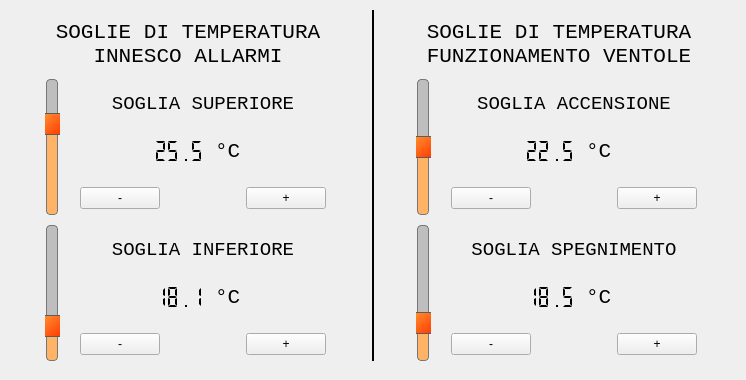
    <widget class="QWidget" name="tab_1">
     <attribute name="title">
      <string>TEMPERATURA</string>
     </attribute>
     <widget class="QWidget" name="horizontalLayoutWidget">
      <property name="geometry">
       <rect>
        <x>10</x>
        <y>0</y>
        <width>727</width>
        <height>371</height>
       </rect>
      </property>
      <layout class="QHBoxLayout" name="horizontalLayout">
       <property name="leftMargin">
        <number>10</number>
       </property>
       <property name="topMargin">
        <number>10</number>
       </property>
       <property name="rightMargin">
        <number>10</number>
       </property>
       <property name="bottomMargin">
        <number>10</number>
       </property>
       <item>
        <spacer name="horizontalSpacer_3">
         <property name="orientation">
          <enum>Qt::Horizontal</enum>
         </property>
         <property name="sizeType">
          <enum>QSizePolicy::Fixed</enum>
         </property>
         <property name="sizeHint" stdset="0">
          <size>
           <width>20</width>
           <height>20</height>
          </size>
         </property>
        </spacer>
       </item>
       <item>
        <layout class="QVBoxLayout" name="verticalLayout_2">
         <property name="spacing">
          <number>10</number>
         </property>
         <property name="topMargin">
          <number>10</number>
         </property>
         <item>
          <widget class="QLabel" name="label_4">
           <property name="sizePolicy">
            <sizepolicy hsizetype="Preferred" vsizetype="Fixed">
             <horstretch>0</horstretch>
             <verstretch>0</verstretch>
            </sizepolicy>
           </property>
           <property name="minimumSize">
            <size>
             <width>150</width>
             <height>40</height>
            </size>
           </property>
           <property name="font">
            <font>
             <family>Courier New</family>
             <pointsize>16</pointsize>
            </font>
           </property>
           <property name="text">
            <string>SOGLIE DI TEMPERATURA INNESCO ALLARMI</string>
           </property>
           <property name="alignment">
            <set>Qt::AlignBottom|Qt::AlignHCenter</set>
           </property>
           <property name="wordWrap">
            <bool>true</bool>
           </property>
          </widget>
         </item>
         <item>
          <layout class="QHBoxLayout" name="horizontalLayout_4">
           <property name="leftMargin">
            <number>5</number>
           </property>
           <property name="topMargin">
            <number>0</number>
           </property>
           <item>
            <widget class="QSlider" name="sli_temp_sup">
             <property name="styleSheet">
              <string notr="true">QSlider::groove {
border: 0px solid #999999;
width: 26px;
margin:0px -7px 0px -7px;
}

QSlider::handle {
    background: qlineargradient(x1:0, y1:0, x2:1, y2:1, stop:0 #ff9933, stop:1 #ff3300);
    border: 1px solid #5c5c5c;
	border-radius: 5px;
	height: 20px;
	width: 30px;
	/*margin-top: -2px;
	margin-bottom: -2px;*/
	border-radius: 4px;
}

QSlider::add-page {
background: #ffb366;
border: 1px solid #777;
border-radius: 4px;
}

QSlider::sub-page {
background: #bebebe;
border: 1px solid #777;
border-radius: 4px;
}</string>
             </property>
             <property name="minimum">
              <number>150</number>
             </property>
             <property name="maximum">
              <number>300</number>
             </property>
             <property name="value">
              <number>255</number>
             </property>
             <property name="sliderPosition">
              <number>255</number>
             </property>
             <property name="orientation">
              <enum>Qt::Vertical</enum>
             </property>
            </widget>
           </item>
           <item>
            <layout class="QVBoxLayout" name="verticalLayout_4">
             <property name="leftMargin">
              <number>10</number>
             </property>
             <property name="rightMargin">
              <number>10</number>
             </property>
             <item>
              <widget class="QLabel" name="label_6">
               <property name="sizePolicy">
                <sizepolicy hsizetype="Preferred" vsizetype="Fixed">
                 <horstretch>0</horstretch>
                 <verstretch>0</verstretch>
                </sizepolicy>
               </property>
               <property name="minimumSize">
                <size>
                 <width>150</width>
                 <height>30</height>
                </size>
               </property>
               <property name="maximumSize">
                <size>
                 <width>16777215</width>
                 <height>30</height>
                </size>
               </property>
               <property name="font">
                <font>
                 <family>Courier New</family>
                 <pointsize>14</pointsize>
                </font>
               </property>
               <property name="text">
                <string>SOGLIA SUPERIORE</string>
               </property>
               <property name="alignment">
                <set>Qt::AlignBottom|Qt::AlignHCenter</set>
               </property>
              </widget>
             </item>
             <item>
              <layout class="QHBoxLayout" name="horizontalLayout_12">
               <item>
                <spacer name="horizontalSpacer_12">
                 <property name="orientation">
                  <enum>Qt::Horizontal</enum>
                 </property>
                 <property name="sizeHint" stdset="0">
                  <size>
                   <width>40</width>
                   <height>20</height>
                  </size>
                 </property>
                </spacer>
               </item>
               <item>
                <widget class="QLCDNumber" name="lcd_temp_sup">
                 <property name="font">
                  <font>
                   <pointsize>18</pointsize>
                  </font>
                 </property>
                 <property name="layoutDirection">
                  <enum>Qt::RightToLeft</enum>
                 </property>
                 <property name="lineWidth">
                  <number>0</number>
                 </property>
                 <property name="segmentStyle">
                  <enum>QLCDNumber::Flat</enum>
                 </property>
                 <property name="value" stdset="0">
                  <double>25.500000000000000</double>
                 </property>
                </widget>
               </item>
               <item>
                <widget class="QLabel" name="label_12">
                 <property name="sizePolicy">
                  <sizepolicy hsizetype="Fixed" vsizetype="Fixed">
                   <horstretch>0</horstretch>
                   <verstretch>0</verstretch>
                  </sizepolicy>
                 </property>
                 <property name="minimumSize">
                  <size>
                   <width>50</width>
                   <height>40</height>
                  </size>
                 </property>
                 <property name="font">
                  <font>
                   <family>Courier New</family>
                   <pointsize>16</pointsize>
                  </font>
                 </property>
                 <property name="text">
                  <string>°C</string>
                 </property>
                 <property name="alignment">
                  <set>Qt::AlignLeading|Qt::AlignLeft|Qt::AlignVCenter</set>
                 </property>
                </widget>
               </item>
               <item>
                <spacer name="horizontalSpacer_13">
                 <property name="orientation">
                  <enum>Qt::Horizontal</enum>
                 </property>
                 <property name="sizeHint" stdset="0">
                  <size>
                   <width>40</width>
                   <height>20</height>
                  </size>
                 </property>
                </spacer>
               </item>
              </layout>
             </item>
             <item>
              <layout class="QHBoxLayout" name="horizontalLayout_6">
               <item>
                <widget class="QPushButton" name="btn_temp_sup_min">
                 <property name="text">
                  <string>-</string>
                 </property>
                </widget>
               </item>
               <item>
                <spacer name="horizontalSpacer_2">
                 <property name="orientation">
                  <enum>Qt::Horizontal</enum>
                 </property>
                 <property name="sizeHint" stdset="0">
                  <size>
                   <width>40</width>
                   <height>20</height>
                  </size>
                 </property>
                </spacer>
               </item>
               <item>
                <widget class="QPushButton" name="btn_temp_sup_max">
                 <property name="text">
                  <string>+</string>
                 </property>
                </widget>
               </item>
              </layout>
             </item>
            </layout>
           </item>
          </layout>
         </item>
         <item>
          <layout class="QHBoxLayout" name="horizontalLayout_2">
           <property name="leftMargin">
            <number>5</number>
           </property>
           <item>
            <widget class="QSlider" name="sli_temp_inf">
             <property name="maximumSize">
              <size>
               <width>16777215</width>
               <height>150</height>
              </size>
             </property>
             <property name="styleSheet">
              <string notr="true">QSlider::groove {
border: 0px solid #999999;
width: 26px;
margin:0px -7px 0px -7px;
}

QSlider::handle {
    background: qlineargradient(x1:0, y1:0, x2:1, y2:1, stop:0 #ff9933, stop:1 #ff3300);
    border: 1px solid #5c5c5c;
	border-radius: 5px;
	height: 20px;
	width: 30px;
	/*margin-top: -2px;
	margin-bottom: -2px;*/
	border-radius: 4px;
}

QSlider::add-page {
background: #ffb366;
border: 1px solid #777;
border-radius: 4px;
}

QSlider::sub-page {
background: #bebebe;
border: 1px solid #777;
border-radius: 4px;
}</string>
             </property>
             <property name="minimum">
              <number>150</number>
             </property>
             <property name="maximum">
              <number>300</number>
             </property>
             <property name="value">
              <number>181</number>
             </property>
             <property name="orientation">
              <enum>Qt::Vertical</enum>
             </property>
            </widget>
           </item>
           <item>
            <layout class="QVBoxLayout" name="verticalLayout_5">
             <property name="leftMargin">
              <number>10</number>
             </property>
             <property name="rightMargin">
              <number>10</number>
             </property>
             <item>
              <widget class="QLabel" name="label_7">
               <property name="sizePolicy">
                <sizepolicy hsizetype="Preferred" vsizetype="Fixed">
                 <horstretch>0</horstretch>
                 <verstretch>0</verstretch>
                </sizepolicy>
               </property>
               <property name="minimumSize">
                <size>
                 <width>150</width>
                 <height>30</height>
                </size>
               </property>
               <property name="maximumSize">
                <size>
                 <width>16777215</width>
                 <height>30</height>
                </size>
               </property>
               <property name="font">
                <font>
                 <family>Courier New</family>
                 <pointsize>14</pointsize>
                </font>
               </property>
               <property name="text">
                <string>SOGLIA INFERIORE</string>
               </property>
               <property name="alignment">
                <set>Qt::AlignBottom|Qt::AlignHCenter</set>
               </property>
              </widget>
             </item>
             <item>
              <layout class="QHBoxLayout" name="horizontalLayout_13">
               <item>
                <spacer name="horizontalSpacer_14">
                 <property name="orientation">
                  <enum>Qt::Horizontal</enum>
                 </property>
                 <property name="sizeHint" stdset="0">
                  <size>
                   <width>40</width>
                   <height>20</height>
                  </size>
                 </property>
                </spacer>
               </item>
               <item>
                <widget class="QLCDNumber" name="lcd_temp_inf">
                 <property name="font">
                  <font>
                   <pointsize>18</pointsize>
                  </font>
                 </property>
                 <property name="layoutDirection">
                  <enum>Qt::RightToLeft</enum>
                 </property>
                 <property name="lineWidth">
                  <number>0</number>
                 </property>
                 <property name="segmentStyle">
                  <enum>QLCDNumber::Flat</enum>
                 </property>
                 <property name="value" stdset="0">
                  <double>18.100000000000001</double>
                 </property>
                </widget>
               </item>
               <item>
                <widget class="QLabel" name="label_13">
                 <property name="sizePolicy">
                  <sizepolicy hsizetype="Fixed" vsizetype="Fixed">
                   <horstretch>0</horstretch>
                   <verstretch>0</verstretch>
                  </sizepolicy>
                 </property>
                 <property name="minimumSize">
                  <size>
                   <width>50</width>
                   <height>40</height>
                  </size>
                 </property>
                 <property name="font">
                  <font>
                   <family>Courier New</family>
                   <pointsize>16</pointsize>
                  </font>
                 </property>
                 <property name="text">
                  <string>°C</string>
                 </property>
                 <property name="alignment">
                  <set>Qt::AlignLeading|Qt::AlignLeft|Qt::AlignVCenter</set>
                 </property>
                </widget>
               </item>
               <item>
                <spacer name="horizontalSpacer_15">
                 <property name="orientation">
                  <enum>Qt::Horizontal</enum>
                 </property>
                 <property name="sizeHint" stdset="0">
                  <size>
                   <width>40</width>
                   <height>20</height>
                  </size>
                 </property>
                </spacer>
               </item>
              </layout>
             </item>
             <item>
              <layout class="QHBoxLayout" name="horizontalLayout_7">
               <property name="leftMargin">
                <number>0</number>
               </property>
               <property name="rightMargin">
                <number>0</number>
               </property>
               <item>
                <widget class="QPushButton" name="btn_temp_inf_min">
                 <property name="text">
                  <string>-</string>
                 </property>
                </widget>
               </item>
               <item>
                <spacer name="horizontalSpacer_5">
                 <property name="orientation">
                  <enum>Qt::Horizontal</enum>
                 </property>
                 <property name="sizeHint" stdset="0">
                  <size>
                   <width>40</width>
                   <height>20</height>
                  </size>
                 </property>
                </spacer>
               </item>
               <item>
                <widget class="QPushButton" name="btn_temp_inf_max">
                 <property name="text">
                  <string>+</string>
                 </property>
                </widget>
               </item>
              </layout>
             </item>
            </layout>
           </item>
          </layout>
         </item>
        </layout>
       </item>
       <item>
        <spacer name="horizontalSpacer">
         <property name="orientation">
          <enum>Qt::Horizontal</enum>
         </property>
         <property name="sizeType">
          <enum>QSizePolicy::Fixed</enum>
         </property>
         <property name="sizeHint" stdset="0">
          <size>
           <width>30</width>
           <height>20</height>
          </size>
         </property>
        </spacer>
       </item>
       <item>
        <widget class="Line" name="line">
         <property name="frameShadow">
          <enum>QFrame::Plain</enum>
         </property>
         <property name="lineWidth">
          <number>2</number>
         </property>
         <property name="orientation">
          <enum>Qt::Vertical</enum>
         </property>
        </widget>
       </item>
       <item>
        <spacer name="horizontalSpacer_16">
         <property name="orientation">
          <enum>Qt::Horizontal</enum>
         </property>
         <property name="sizeType">
          <enum>QSizePolicy::Fixed</enum>
         </property>
         <property name="sizeHint" stdset="0">
          <size>
           <width>30</width>
           <height>20</height>
          </size>
         </property>
        </spacer>
       </item>
       <item>
        <layout class="QVBoxLayout" name="verticalLayout">
         <property name="spacing">
          <number>10</number>
         </property>
         <property name="topMargin">
          <number>10</number>
         </property>
         <item>
          <widget class="QLabel" name="label_5">
           <property name="sizePolicy">
            <sizepolicy hsizetype="Preferred" vsizetype="Fixed">
             <horstretch>0</horstretch>
             <verstretch>0</verstretch>
            </sizepolicy>
           </property>
           <property name="minimumSize">
            <size>
             <width>150</width>
             <height>40</height>
            </size>
           </property>
           <property name="font">
            <font>
             <family>Courier New</family>
             <pointsize>16</pointsize>
            </font>
           </property>
           <property name="text">
            <string>SOGLIE DI TEMPERATURA FUNZIONAMENTO VENTOLE</string>
           </property>
           <property name="alignment">
            <set>Qt::AlignBottom|Qt::AlignHCenter</set>
           </property>
           <property name="wordWrap">
            <bool>true</bool>
           </property>
          </widget>
         </item>
         <item>
          <layout class="QHBoxLayout" name="horizontalLayout_3">
           <property name="leftMargin">
            <number>5</number>
           </property>
           <property name="topMargin">
            <number>0</number>
           </property>
           <item>
            <widget class="QSlider" name="sli_fan_sup">
             <property name="styleSheet">
              <string notr="true">QSlider::groove {
border: 0px solid #999999;
width: 26px;
margin:0px -7px 0px -7px;
}

QSlider::handle {
    background: qlineargradient(x1:0, y1:0, x2:1, y2:1, stop:0 #ff9933, stop:1 #ff3300);
    border: 1px solid #5c5c5c;
	border-radius: 5px;
	height: 20px;
	width: 30px;
	/*margin-top: -2px;
	margin-bottom: -2px;*/
	border-radius: 4px;
}

QSlider::add-page {
background: #ffb366;
border: 1px solid #777;
border-radius: 4px;
}

QSlider::sub-page {
background: #bebebe;
border: 1px solid #777;
border-radius: 4px;
}</string>
             </property>
             <property name="minimum">
              <number>150</number>
             </property>
             <property name="maximum">
              <number>300</number>
             </property>
             <property name="value">
              <number>225</number>
             </property>
             <property name="orientation">
              <enum>Qt::Vertical</enum>
             </property>
            </widget>
           </item>
           <item>
            <layout class="QVBoxLayout" name="verticalLayout_6">
             <property name="leftMargin">
              <number>10</number>
             </property>
             <property name="rightMargin">
              <number>10</number>
             </property>
             <item>
              <widget class="QLabel" name="label_8">
               <property name="sizePolicy">
                <sizepolicy hsizetype="Preferred" vsizetype="Fixed">
                 <horstretch>0</horstretch>
                 <verstretch>0</verstretch>
                </sizepolicy>
               </property>
               <property name="minimumSize">
                <size>
                 <width>150</width>
                 <height>30</height>
                </size>
               </property>
               <property name="maximumSize">
                <size>
                 <width>16777215</width>
                 <height>30</height>
                </size>
               </property>
               <property name="font">
                <font>
                 <family>Courier New</family>
                 <pointsize>14</pointsize>
                </font>
               </property>
               <property name="text">
                <string>SOGLIA ACCENSIONE</string>
               </property>
               <property name="alignment">
                <set>Qt::AlignBottom|Qt::AlignHCenter</set>
               </property>
              </widget>
             </item>
             <item>
              <layout class="QHBoxLayout" name="horizontalLayout_11">
               <item>
                <spacer name="horizontalSpacer_10">
                 <property name="orientation">
                  <enum>Qt::Horizontal</enum>
                 </property>
                 <property name="sizeHint" stdset="0">
                  <size>
                   <width>40</width>
                   <height>20</height>
                  </size>
                 </property>
                </spacer>
               </item>
               <item>
                <widget class="QLCDNumber" name="lcd_fan_sup">
                 <property name="font">
                  <font>
                   <pointsize>18</pointsize>
                  </font>
                 </property>
                 <property name="layoutDirection">
                  <enum>Qt::RightToLeft</enum>
                 </property>
                 <property name="lineWidth">
                  <number>0</number>
                 </property>
                 <property name="segmentStyle">
                  <enum>QLCDNumber::Flat</enum>
                 </property>
                 <property name="value" stdset="0">
                  <double>22.500000000000000</double>
                 </property>
                </widget>
               </item>
               <item>
                <widget class="QLabel" name="label_11">
                 <property name="sizePolicy">
                  <sizepolicy hsizetype="Fixed" vsizetype="Fixed">
                   <horstretch>0</horstretch>
                   <verstretch>0</verstretch>
                  </sizepolicy>
                 </property>
                 <property name="minimumSize">
                  <size>
                   <width>50</width>
                   <height>40</height>
                  </size>
                 </property>
                 <property name="font">
                  <font>
                   <family>Courier New</family>
                   <pointsize>16</pointsize>
                  </font>
                 </property>
                 <property name="text">
                  <string>°C</string>
                 </property>
                 <property name="alignment">
                  <set>Qt::AlignLeading|Qt::AlignLeft|Qt::AlignVCenter</set>
                 </property>
                </widget>
               </item>
               <item>
                <spacer name="horizontalSpacer_11">
                 <property name="orientation">
                  <enum>Qt::Horizontal</enum>
                 </property>
                 <property name="sizeHint" stdset="0">
                  <size>
                   <width>40</width>
                   <height>20</height>
                  </size>
                 </property>
                </spacer>
               </item>
              </layout>
             </item>
             <item>
              <layout class="QHBoxLayout" name="horizontalLayout_9">
               <item>
                <widget class="QPushButton" name="btn_fan_sup_min">
                 <property name="text">
                  <string>-</string>
                 </property>
                </widget>
               </item>
               <item>
                <spacer name="horizontalSpacer_6">
                 <property name="orientation">
                  <enum>Qt::Horizontal</enum>
                 </property>
                 <property name="sizeHint" stdset="0">
                  <size>
                   <width>40</width>
                   <height>20</height>
                  </size>
                 </property>
                </spacer>
               </item>
               <item>
                <widget class="QPushButton" name="btn_fan_sup_max">
                 <property name="text">
                  <string>+</string>
                 </property>
                </widget>
               </item>
              </layout>
             </item>
            </layout>
           </item>
          </layout>
         </item>
         <item>
          <layout class="QHBoxLayout" name="horizontalLayout_5">
           <property name="leftMargin">
            <number>5</number>
           </property>
           <item>
            <widget class="QSlider" name="sli_fan_inf">
             <property name="styleSheet">
              <string notr="true">QSlider::groove {
border: 0px solid #999999;
width: 26px;
margin:0px -7px 0px -7px;
}

QSlider::handle {
    background: qlineargradient(x1:0, y1:0, x2:1, y2:1, stop:0 #ff9933, stop:1 #ff3300);
    border: 1px solid #5c5c5c;
	border-radius: 5px;
	height: 20px;
	width: 30px;
	/*margin-top: -2px;
	margin-bottom: -2px;*/
	border-radius: 4px;
}

QSlider::add-page {
background: #ffb366;
border: 1px solid #777;
border-radius: 4px;
}

QSlider::sub-page {
background: #bebebe;
border: 1px solid #777;
border-radius: 4px;
}</string>
             </property>
             <property name="minimum">
              <number>150</number>
             </property>
             <property name="maximum">
              <number>300</number>
             </property>
             <property name="value">
              <number>185</number>
             </property>
             <property name="orientation">
              <enum>Qt::Vertical</enum>
             </property>
            </widget>
           </item>
           <item>
            <layout class="QVBoxLayout" name="verticalLayout_7">
             <property name="leftMargin">
              <number>10</number>
             </property>
             <property name="rightMargin">
              <number>10</number>
             </property>
             <item>
              <widget class="QLabel" name="label_9">
               <property name="sizePolicy">
                <sizepolicy hsizetype="Preferred" vsizetype="Fixed">
                 <horstretch>0</horstretch>
                 <verstretch>0</verstretch>
                </sizepolicy>
               </property>
               <property name="minimumSize">
                <size>
                 <width>150</width>
                 <height>30</height>
                </size>
               </property>
               <property name="maximumSize">
                <size>
                 <width>16777215</width>
                 <height>30</height>
                </size>
               </property>
               <property name="font">
                <font>
                 <family>Courier New</family>
                 <pointsize>14</pointsize>
                </font>
               </property>
               <property name="text">
                <string>SOGLIA SPEGNIMENTO</string>
               </property>
               <property name="alignment">
                <set>Qt::AlignBottom|Qt::AlignHCenter</set>
               </property>
              </widget>
             </item>
             <item>
              <layout class="QHBoxLayout" name="horizontalLayout_10">
               <item>
                <spacer name="horizontalSpacer_8">
                 <property name="orientation">
                  <enum>Qt::Horizontal</enum>
                 </property>
                 <property name="sizeHint" stdset="0">
                  <size>
                   <width>40</width>
                   <height>20</height>
                  </size>
                 </property>
                </spacer>
               </item>
               <item>
                <widget class="QLCDNumber" name="lcd_fan_inf">
                 <property name="font">
                  <font>
                   <pointsize>18</pointsize>
                  </font>
                 </property>
                 <property name="layoutDirection">
                  <enum>Qt::RightToLeft</enum>
                 </property>
                 <property name="lineWidth">
                  <number>0</number>
                 </property>
                 <property name="segmentStyle">
                  <enum>QLCDNumber::Flat</enum>
                 </property>
                 <property name="value" stdset="0">
                  <double>18.500000000000000</double>
                 </property>
                </widget>
               </item>
               <item>
                <widget class="QLabel" name="label_10">
                 <property name="sizePolicy">
                  <sizepolicy hsizetype="Fixed" vsizetype="Fixed">
                   <horstretch>0</horstretch>
                   <verstretch>0</verstretch>
                  </sizepolicy>
                 </property>
                 <property name="minimumSize">
                  <size>
                   <width>50</width>
                   <height>40</height>
                  </size>
                 </property>
                 <property name="font">
                  <font>
                   <family>Courier New</family>
                   <pointsize>16</pointsize>
                  </font>
                 </property>
                 <property name="text">
                  <string>°C</string>
                 </property>
                 <property name="alignment">
                  <set>Qt::AlignLeading|Qt::AlignLeft|Qt::AlignVCenter</set>
                 </property>
                </widget>
               </item>
               <item>
                <spacer name="horizontalSpacer_9">
                 <property name="orientation">
                  <enum>Qt::Horizontal</enum>
                 </property>
                 <property name="sizeHint" stdset="0">
                  <size>
                   <width>40</width>
                   <height>20</height>
                  </size>
                 </property>
                </spacer>
               </item>
              </layout>
             </item>
             <item>
              <layout class="QHBoxLayout" name="horizontalLayout_8">
               <item>
                <widget class="QPushButton" name="btn_fan_inf_min">
                 <property name="text">
                  <string>-</string>
                 </property>
                </widget>
               </item>
               <item>
                <spacer name="horizontalSpacer_7">
                 <property name="orientation">
                  <enum>Qt::Horizontal</enum>
                 </property>
                 <property name="sizeHint" stdset="0">
                  <size>
                   <width>40</width>
                   <height>20</height>
                  </size>
                 </property>
                </spacer>
               </item>
               <item>
                <widget class="QPushButton" name="btn_fan_inf_max">
                 <property name="text">
                  <string>+</string>
                 </property>
                </widget>
               </item>
              </layout>
             </item>
            </layout>
           </item>
          </layout>
         </item>
        </layout>
       </item>
       <item>
        <spacer name="horizontalSpacer_4">
         <property name="orientation">
          <enum>Qt::Horizontal</enum>
         </property>
         <property name="sizeType">
          <enum>QSizePolicy::Fixed</enum>
         </property>
         <property name="sizeHint" stdset="0">
          <size>
           <width>20</width>
           <height>20</height>
          </size>
         </property>
        </spacer>
       </item>
      </layout>
     </widget>
    </widget>
